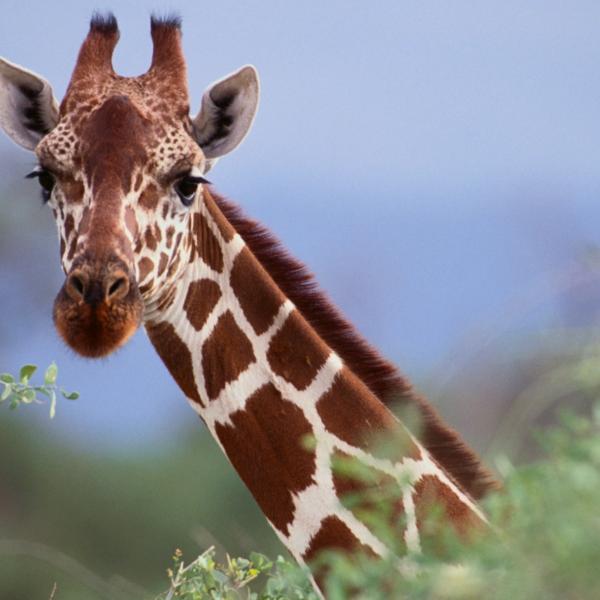
#> input picture exercises/part1/data/giraffe.jpg, 1200 x 1200 px (shown at 1/2 size)
$ jupyter execute '18. Segmentation - GrabCut.ipynb'
#> lines starting #> are read from the running program, lines starting #| are printed output that depends on the picture; after the words box and inside, x2 and y2 are one past the last pixel; in counts of white or black regions, pixels touching at a corner belong together
# 18. Segmentation - GrabCut

[cell 1]
import cv2
import os
import numpy as np
import matplotlib.pyplot as plt

DATA_DIR = './data'
FILENAME = 'giraffe.jpg'

img = cv2.imread(os.path.join(DATA_DIR, FILENAME))
#> img is the input picture: shape (1200, 1200, 3); mean B, G, R 142.7, 137.4, 138.4
img = cv2.cvtColor(img, cv2.COLOR_BGR2RGB)

mask = np.zeros(img.shape[:2], np.uint8)

plt.imshow(img)
plt.title('Original Image')
plt.axis('off')
plt.show()

[cell 2]
# Define the bounding box coordinates that approximately delimits the object of interest: (x, y, width, heigh)
rect = (0, 0, 600, 800)

# Note that you can use the selectROI function to manually draw the bounding box and obtain the corresponding coordinates
# bb = cv2.selectROI(img3)
# print(bb)

# Allocating memory for the two arrays that this algorithm internally uses for the segmentation of the foreground and background
bgModel = np.zeros((1,65), np.float64)
fgModel = np.zeros((1,65), np.float64)

# Number of iterations the algorithm will run
nIter = 5

# Applying GrabCut, using the defined bounding box
(mask, bgModel, fgModel) = cv2.grabCut(img, mask, rect, bgModel, fgModel, nIter, cv2.GC_INIT_WITH_RECT)
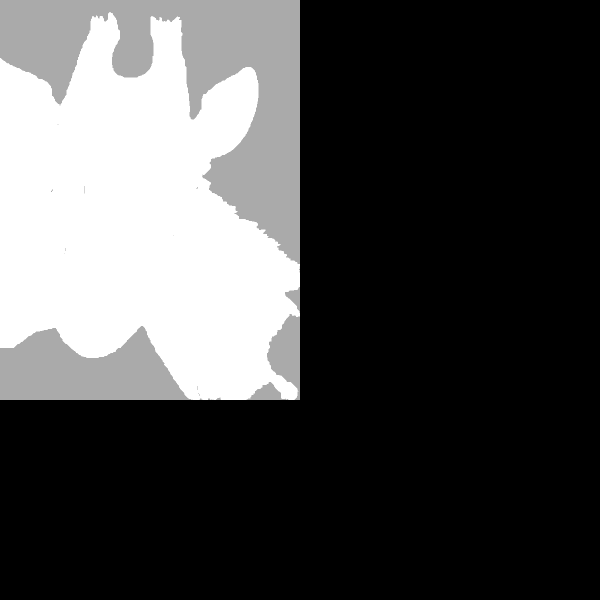
#> mask: shape (1200, 1200) (shown at 1/2 size); min 0, max 3, mean 0.883; drawn with min black and max white

# All definite background and probable background pixels are set to 0, and all definite foreground and probable foreground pixels are set to 1
outputMask = np.where((mask == cv2.GC_BGD) | (mask == cv2.GC_PR_BGD), 0, 1)
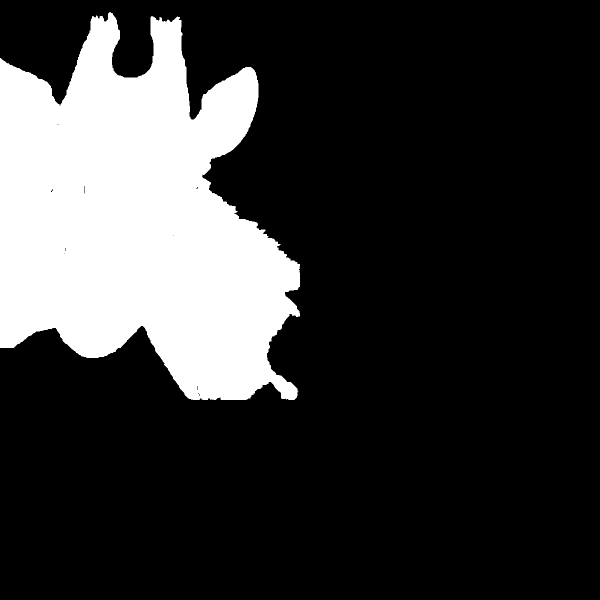
#> outputMask: shape (1200, 1200) int64 (shown at 1/2 size); values 0 (black) and 1 (white), 21.6% white; 1 white region, box (x1, y1, x2, y2) and area: (0, 24, 600, 800) 311257

# Scale the mask from the range [0, 1] to [0, 255]
outputMask = (outputMask * 255).astype("uint8")

# Apply a bitwise AND to the image using the generated mask by
# GrabCut, obtaining the final output
grabcut_output = cv2.bitwise_and(img, img, mask=outputMask)
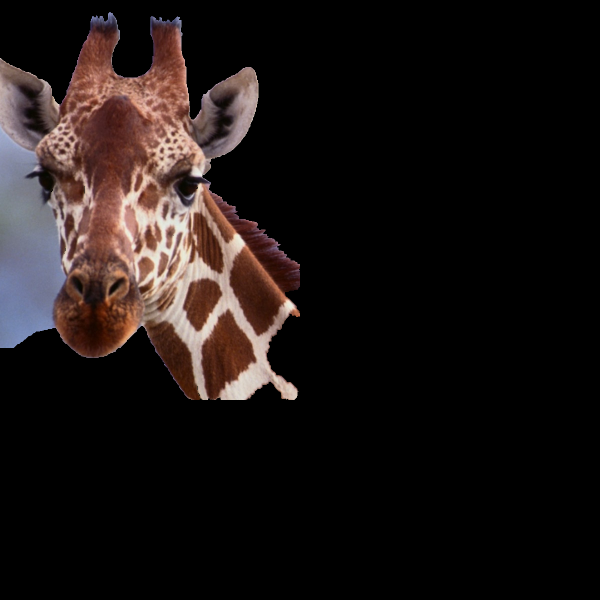
#> grabcut_output: shape (1200, 1200, 3) (shown at 1/2 size); mean R, G, B 27.7, 21, 19.9
plt.imshow(grabcut_output)
plt.axis('off')
plt.show()

$ run again, with exercises/part1/data/FEUP_01.jpg copied over exercises/part1/data/giraffe.jpg
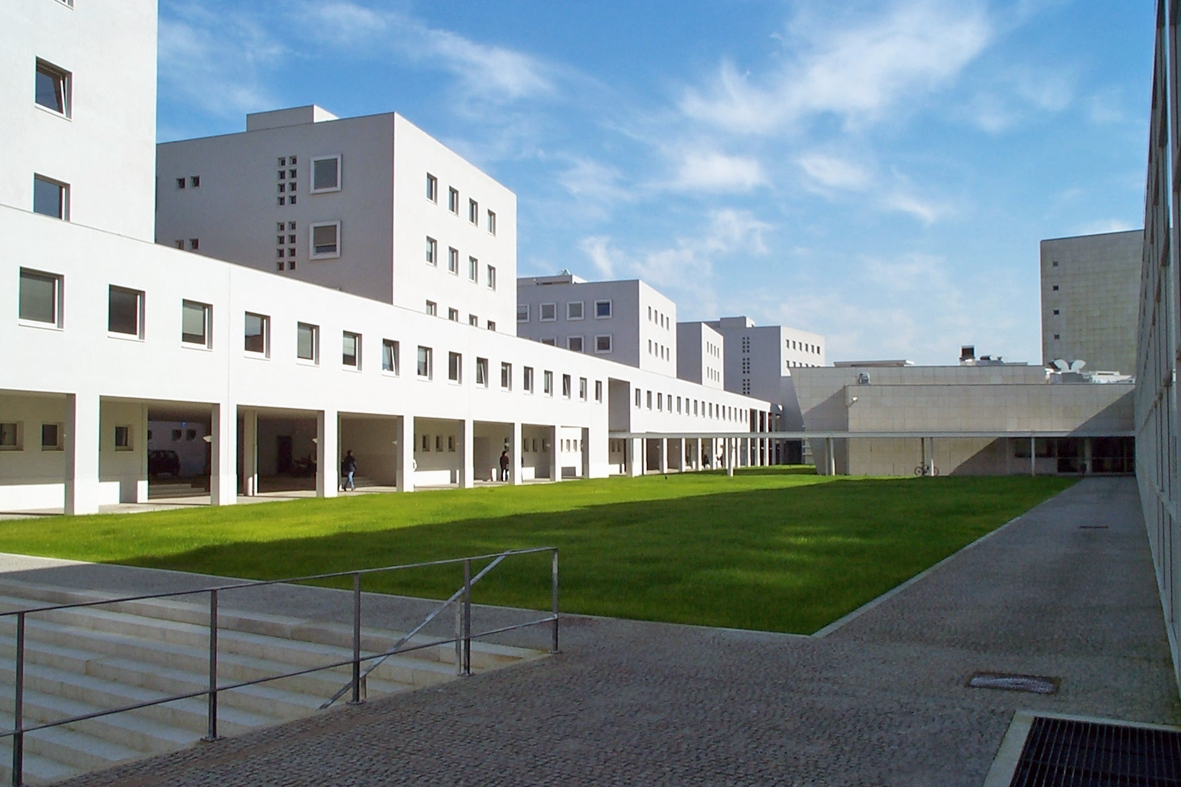
#> input picture exercises/part1/data/FEUP_01.jpg, 1181 x 787 px
#> img is the input picture: shape (787, 1181, 3); mean B, G, R 142.4, 139, 124.4
#> `outputMask = np.where((mask == cv2.GC_BGD) | (mask == cv2.GC_PR_BGD), ..`:
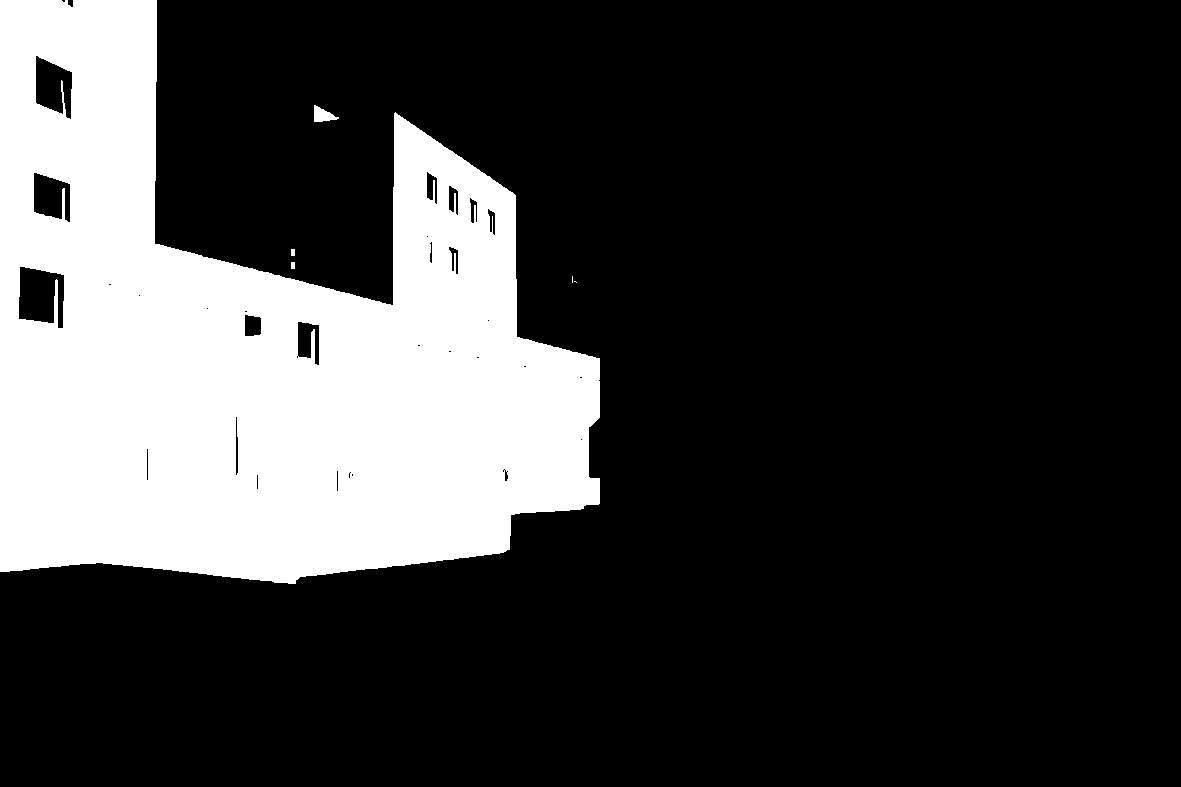
#> outputMask: shape (787, 1181) int64; values 0 (black) and 1 (white), 23.2% white; 6 white regions (2 under 20 px), largest, box (x1, y1, x2, y2) and area: (0, 0, 600, 584) 215646, (314, 105, 339, 122) 244, (291, 249, 295, 256) 28, (291, 262, 295, 269) 28
#> `grabcut_output = cv2.bitwise_and(img, img, mask=outputMask)`:
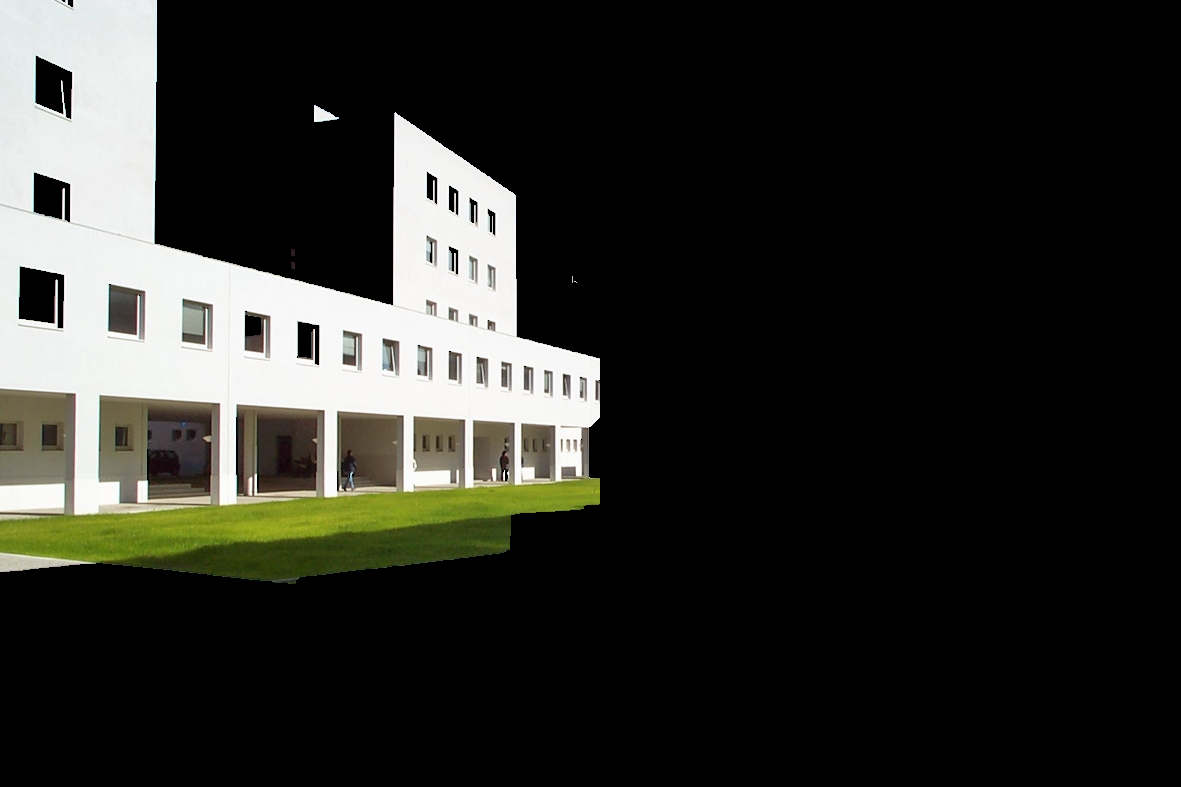
#> grabcut_output: shape (787, 1181, 3); mean R, G, B 43.2, 43.6, 39.2
